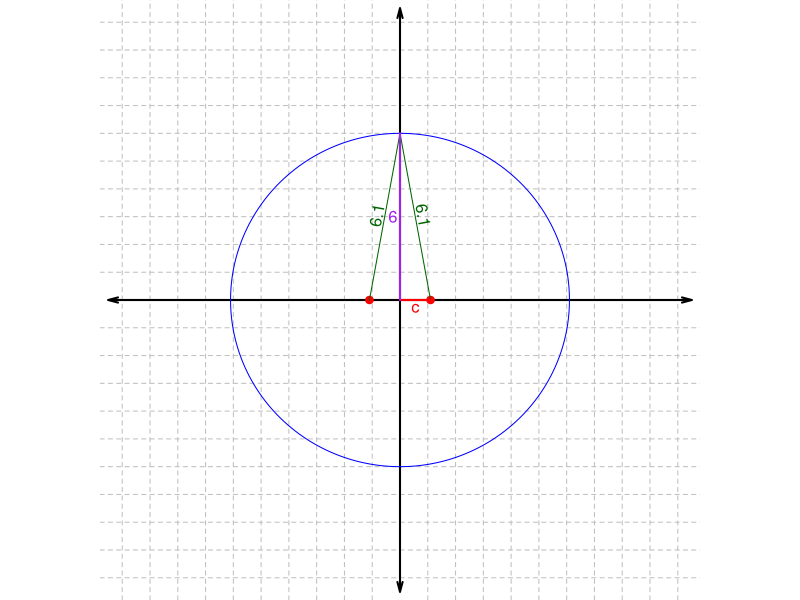
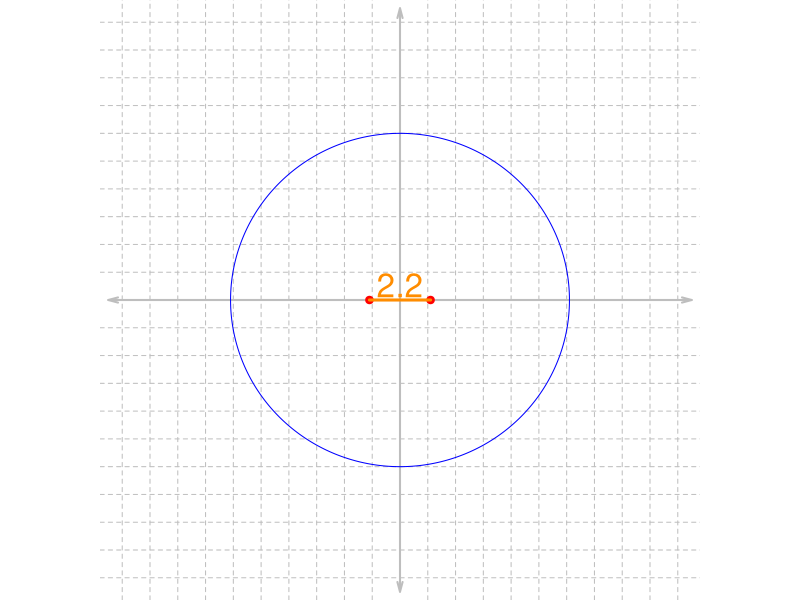

Source code (R) for these figures, in order:
## ---- chunk 1
fixer = function(exp){
  exp = gsub("--","+",exp,fixed=T)
  exp = gsub("(x-0)","x",exp,fixed=T)
  exp = gsub("(y-0)","y",exp,fixed=T)
  return(exp)
}
gcd2 <- function(a, b) {
  if (b == 0) a else Recall(b, a %% b)
}
gcd <- function(...) Reduce(gcd2, c(...))

trips = list(c(3,4,5),
             c(5,12,13),
             c(8,15,17),
             c(7,24,25),
             c(20,21,29),
             c(12,35,37),
             c(9,40,41),
             c(28,45,53),
             c(11,60,61),
             c(16,63,65),
             c(33,56,65),
             c(48,55,73),
             c(13,84,85),
             c(36,77,85),
             c(39,80,89),
             c(65,72,97))

while(T){
  whichi = sample(1:length(trips),1)
  trip = trips[[whichi]]
  maxmult = floor(100/trip[3])
  mult = sample(1:maxmult,1)
  trip = mult*trip
  a = trip[3]/10
  www = sample(1:2,2)
  b = trip[www[1]]/10
  c = trip[www[2]]/10
  if(a>5 && c/a<0.9){break}
}

## ---- chunk 2
par(mar=c(0,0,0,0),pty="s")
plot(0,0,type="n",xlim=c(-10,10),ylim=c(-10,10),axes=F,ann=F)
for(i in 1:10){
  abline(h=i,lty=2,col="grey")
  abline(h=-i,lty=2,col="grey")
  abline(v=i,lty=2,col="grey")
  abline(v=-i,lty=2,col="grey")
}
arrows(-10.5,0,10.5,0,length=0.1,angle=15,code=3,lwd=2)
arrows(0,-10.5,0,10.5,length=0.1,angle=15,code=3,lwd=2)
th = seq(0,2*pi,length.out=1000)
x = a*cos(th)
y = b*sin(th)
polygon(x,y,border="blue")
points(c(-c,c),c(0,0),col="red",pch=19)
lines(c(-c,0),c(0,b),col="darkgreen")
th = atan(b/c)
text(-c/2+0.3*cos(th+pi/2),
     b/2+0.3*sin(th+pi/2),
     a,
     srt=th/pi*180,col="darkgreen")
lines(c(c,0),c(0,b),col="darkgreen")
th = atan(b/c)
text(c/2+0.3*cos(-th+pi/2),
     b/2+0.3*sin(-th+pi/2),
     a,
     srt=-th/pi*180,col="darkgreen")
lines(c(0,c),c(0,0),col="red",lwd=2)
text(c/2,-0.3,"c",col="red")
lines(c(0,0),c(0,b),col="purple",lwd=2)
text(-0.1,b/2,b,col="purple",adj=1)
## ---- chunk 3
par(mar=c(0,0,0,0),pty="s")
plot(0,0,type="n",xlim=c(-10,10),ylim=c(-10,10),axes=F,ann=F)
for(i in 1:10){
  abline(h=i,lty=2,col="grey")
  abline(h=-i,lty=2,col="grey")
  abline(v=i,lty=2,col="grey")
  abline(v=-i,lty=2,col="grey")
}
arrows(-10.5,0,10.5,0,length=0.1,angle=15,code=3,lwd=2,col="grey")
arrows(0,-10.5,0,10.5,length=0.1,angle=15,code=3,lwd=2,col="grey")
th = seq(0,2*pi,length.out=1000)
x = a*cos(th)
y = b*sin(th)
polygon(x,y,border="blue")
points(c(-c,c),c(0,0),col="red",pch=19)
lines(c(-c,c),c(0,0),lwd=3,col="darkorange")
text(0,0.1,2*c,col="darkorange",cex=2,adj=c(0.5,0))
